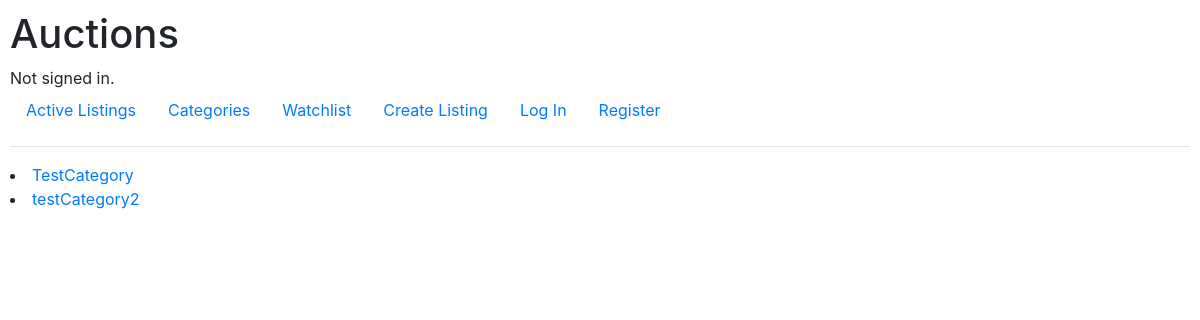
The page /categories on the database as committed earlier.
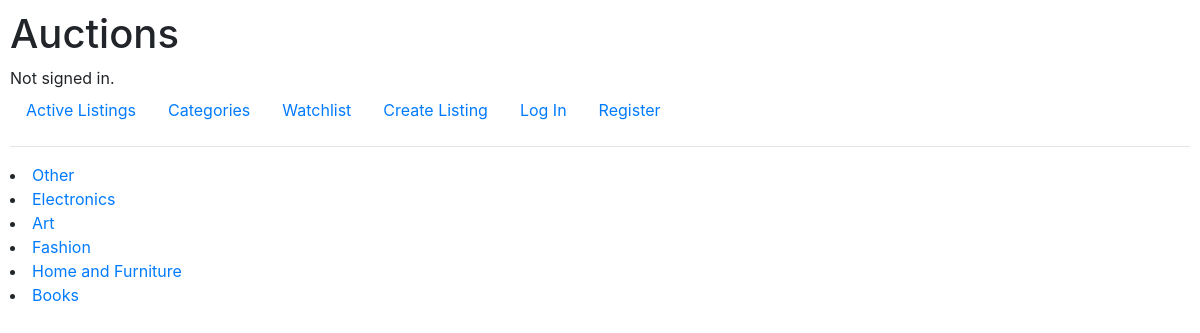
The same page on the database as committed later.
### auctions/models.py (models this page shows)
class Category(models.Model):
    category = models.CharField(max_length=64)
    listing = models.ManyToManyField(Listing,related_name="listings",blank=True)
    def __str__(self):
        return f"{self.category}"

### auctions/views.py (the view)
# urls.py: path("categories", views.categories, name="categories"),
def categories(request):
    categories = Category.objects.all()
    listings = Listing.objects.all()
    return render(request, "auctions/categories.html", {
        "categories": categories,
        "listings": listings
    })

### auctions/templates/auctions/categories.html (shortened to what this page needs)
{% extends "auctions/layout.html" %}
{% block body %}
{%for category in categories%}
    <li>
            <a href="{% url 'categoryListings' category.id%}">{{category}}</a>
    </li>
{% endfor %}
{% endblock %}

Rows that differ between the two databases and show on the page:
removed Category: category "TestCategory"
removed Category: category "testCategory2"
added Category: category "Other"
added Category: category "Electronics"
added Category: category "Art"
added Category: category "Fashion"
added Category: category "Home and Furniture"
added Category: category "Books"
